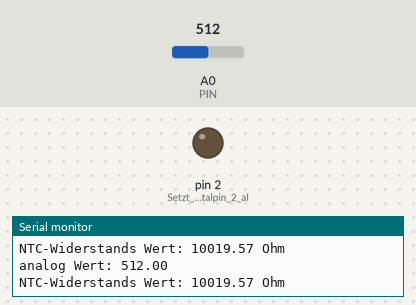
A sketch run on a simulated Arduino Uno, built with avr-gcc and run on an emulated ATmega328P. Parts: output pins drawn as LEDs (lit = HIGH), the last lines printed to the serial monitor. The test bench sets the inputs (shaded band); at power-on: A0 (PIN) = 512.

Above: at 1.8 s.
1.9 s: A0 (PIN) set to 917
3.4 s: A0 (PIN) set to 952
At 5.2 s:
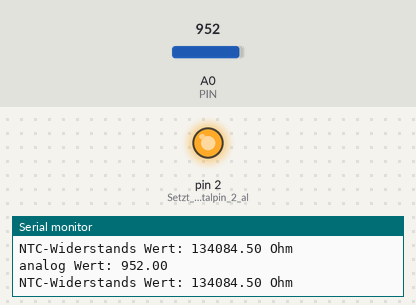
5.5 s: A0 (PIN) set to 900
At 7.1 s:
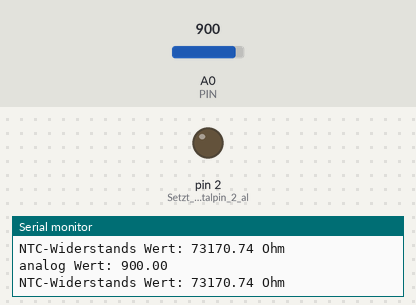
Timing chart, 0 to 8.6 s (numbered marks = the images above; inputs shaded):
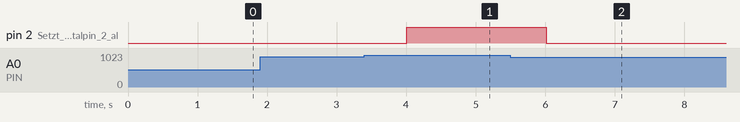

Measured:
- the behaviour switches between 935 and 936 on A0 (PIN) (found by bisection; images 0 and 1)
- after the input at 3.4 s, pin 2 (Setzt_den_Digitalpin_2_al): LOW → HIGH after 0.61 s
- after the input at 5.5 s, pin 2 (Setzt_den_Digitalpin_2_al): HIGH → LOW after 0.51 s

The sketch:

arduino_code_ntc_10k.ino
```cpp
const int ntcWiderstand = 10000; // NTC-Widerstand mit 10 kOhm
const int MAX_ANALOG_VALUE = 1023;
//An welchem analogen Pin der NTC-Widerstand angeschlossen ist
#define PIN A0
void printValue(String text, float value, String text2="");
void setup(void) {
  //beginnen der seriellen Kommunikation
  Serial.begin(9600);
//An welchem Digital Pin der Raspberry angeschlossen ist
  pinMode(2, OUTPUT); //Setzt den Digitalpin 2 als Outputpin
}
//Beginn der Schleife
void loop(void) {
  float value = analogRead(PIN);
  printValue("analog Wert: ", value);

  // Konvertieren des analogen Wertes in ein Widerstandswert
  value = (MAX_ANALOG_VALUE / value)- 1;
  value = ntcWiderstand / value;
  printValue("NTC-Widerstands Wert: ", value, " Ohm");
//if abfrage des NTC-Widerstands Wertes
//bei über 106250.01 high Signal an D2
//bei unter 106250.01 low Signal an D2
  if (value > 106250.01){
     digitalWrite(2, HIGH);
  }
  else
     digitalWrite(2, LOW);

//warte 1000 ms (1sek)
  delay(1000);
}
//Drucke im Online Monitor jede Sekunde den Betrag des analog Wertes und den NTC-Widerstands Wert
void printValue(String text, float value, String text2=""){
  Serial.print(text);
  Serial.print(value);
  Serial.println(text2);
}
```
